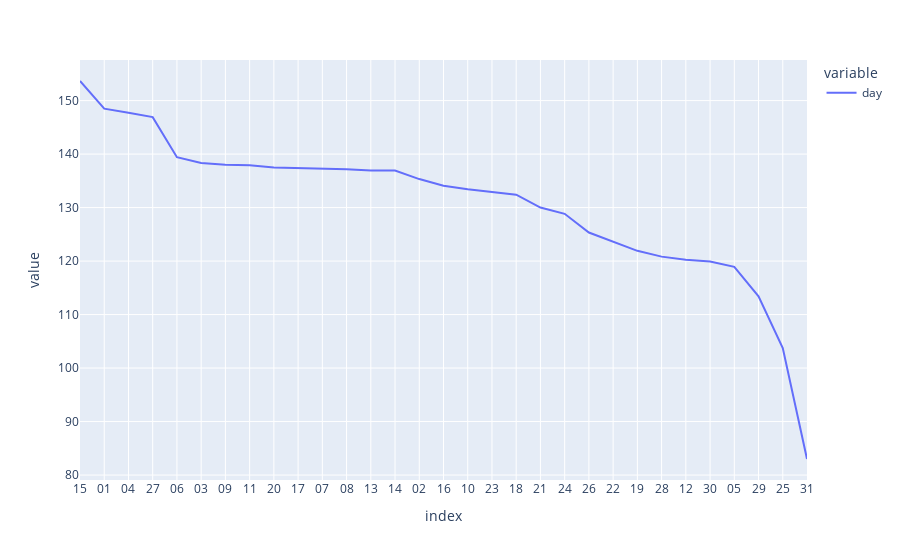

The notebook cell saved with this chart:
### Markdown cell above
#### If we looked to this chart we will find that 31th day of the month is the lowest average of orders but that because it came 7 times only within the year and the rest days came 12 times
#### so when we divided the number of orders of 31th we will get average = 142.3 so it will be the 5th day in the order

### Code cell
fig = px.line(df["day"].value_counts()/12)
fig.show()

### Figure 1 — Plotly figure (JSON) as saved in the notebook; plotly's stock layout.template omitted (floating-point values rounded to 4 significant figures)
{"data": [{"hovertemplate": "variable=day<br>index=%{x}<br>value=%{y}<extra></extra>", "legendgroup": "day", "line": {"color": "#636efa", "dash": "solid"}, "marker": {"symbol": "circle"}, "mode": "lines", "name": "day", "orientation": "v", "showlegend": true, "type": "scatter", "x": ["15", "01", "04", "27", "06", "03", "09", "11", "20", "17", "07", "08", "13", "14", "02", "16", "10", "23", "18", "21", "24", "26", "22", "19", "28", "12", "30", "05", "29", "25", "31"], "xaxis": "x", "y": [153.7, 148.5, 147.8, 146.9, 139.4, 138.3, 138, 137.9, 137.5, 137.4, 137.2, 137.2, 136.9, 136.9, 135.3, 134.1, 133.4, 132.9, 132.4, 130, 128.8, 125.3, 123.7, 121.9, 120.8, 120.2, 119.9, 118.9, 113.4, 103.8, 83], "yaxis": "y"}], "layout": {"legend": {"title": {"text": "variable"}, "tracegroupgap": 0}, "margin": {"t": 60}, "xaxis": {"anchor": "y", "domain": [0, 1], "title": {"text": "index"}}, "yaxis": {"anchor": "x", "domain": [0, 1], "title": {"text": "value"}}}}
